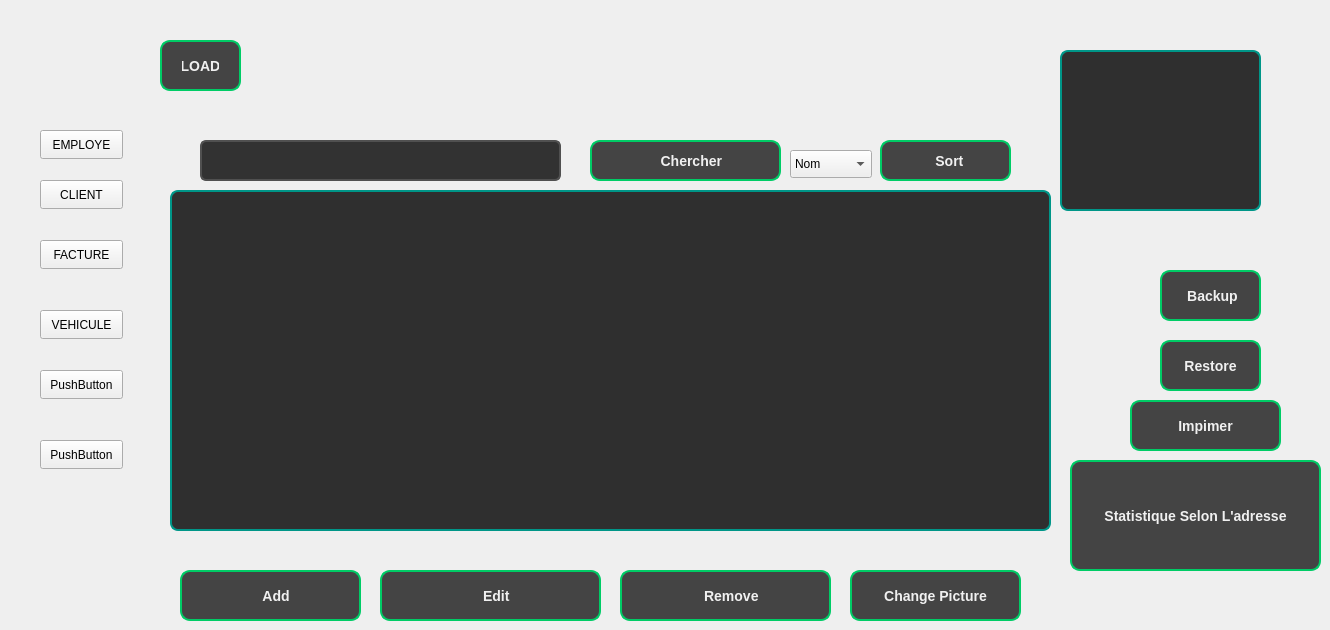
    <widget class="QWidget" name="omarclient">
     <widget class="QLineEdit" name="chercher_2">
      <property name="geometry">
       <rect>
        <x>200</x>
        <y>140</y>
        <width>361</width>
        <height>41</height>
       </rect>
      </property>
      <property name="styleSheet">
       <string notr="true">QLineEdit {
    border-width: 2px;  /* Slightly thicker border for better visibility */
    border-radius: 6px;  /* Softer corners for a modern look */
    border-color: rgb(80, 80, 80);  /* Dark gray border for subtle contrast */
    border-style: solid;  /* Solid border for clarity */
    padding: 5px 10px;  /* Increased padding for a cleaner appearance */
    color: rgb(240, 240, 240);  /* Soft white text for better readability */
    background: rgb(50, 50, 50);  /* Darker background for elegance */
    font-size: 14px;  /* Adjusted font size for clarity */
    selection-background-color: rgb(102, 163, 255);  /* Light blue selection background for focus */
    selection-color: rgb(20, 20, 20);  /* Dark text color for selection contrast */
    outline: none;  /* Remove default focus outline */
    transition: all 0.3s ease;  /* Smooth transition for hover/focus effects */
}

/* Focus effect */
QLineEdit:focus {
    border-color: rgb(102, 163, 255);  /* Bright blue border for focus */
    background: rgb(60, 60, 60);  /* Slightly brighter background */
    color: rgb(255, 255, 255);  /* Retain bright text for focus */
}

/* Disabled state */
QLineEdit:disabled {
    border-color: rgb(80, 80, 80);  /* Muted gray border */
    background: rgb(30, 30, 30);  /* Darker background for disabled state */
    color: rgb(120, 120, 120);  /* Faded text color for disabled input */
}
</string>
      </property>
     </widget>
     <widget class="QPushButton" name="importImageButton_2">
      <property name="geometry">
       <rect>
        <x>850</x>
        <y>570</y>
        <width>171</width>
        <height>51</height>
       </rect>
      </property>
      <property name="styleSheet">
       <string notr="true">/* QPushButton Styling */
QPushButton {
    border-style: solid;
    background-color: #444444;  /* Slightly lighter dark background */
    color: #f0f0f0;  /* Softer white text */
    border-radius: 10px;  /* More rounded corners for a modern look */
    border-width: 2px;  /* Keep the border width consistent */
    border-color: #00cc66;  /* A softer green border */
    padding: 10px 20px;  /* Increased padding for a spacious feel */
    font-size: 14px;  /* Slightly larger font size */
    font-weight: bold; /* Make the text bold */
    outline: none;  /* Remove focus outline */
    transition: all 0.3s ease; /* Smooth transition for hover effects */
}

/* Hover effect */
QPushButton:hover {
    color: #ffffff;  /* Pure white text on hover */
    background-color: #555555;  /* Slightly brighter background */
    border-color: #33ccff;  /* Bright blue border */
    transform: scale(1.05); /* Slight scaling effect for hover */
}

/* Pressed/Clicked effect */
QPushButton:pressed {
    background-color: #333333;  /* Darker background on press */
    border-color: #ff5722;  /* Vibrant orange border */
    color: #ffcccc;  /* Subtle light red text on press */
    transform: scale(0.98); /* Slight inward scaling effect */
}

/* Checked Button */
QPushButton:checked {
    background-color: #666666;  /* Medium gray background for checked state */
    border-color: #cccccc;  /* Neutral gray border for checked state */
    color: #ffffff;  /* White text for clarity */
}

/* Disabled Button */
QPushButton:disabled {
    background-color: #2a2a2a;  /* Darker background for disabled button */
    color: #777777;  /* Dull gray text */
    border-color: #444444;  /* Subtle border for disabled state */
}
</string>
      </property>
      <property name="text">
       <string>Change Picture</string>
      </property>
     </widget>
     <widget class="QPushButton" name="pb_select_2">
      <property name="geometry">
       <rect>
        <x>380</x>
        <y>570</y>
        <width>221</width>
        <height>51</height>
       </rect>
      </property>
      <property name="styleSheet">
       <string notr="true">/* QPushButton Styling */
QPushButton {
    border-style: solid;
    background-color: #444444;  /* Slightly lighter dark background */
    color: #f0f0f0;  /* Softer white text */
    border-radius: 10px;  /* More rounded corners for a modern look */
    border-width: 2px;  /* Keep the border width consistent */
    border-color: #00cc66;  /* A softer green border */
    padding: 10px 20px;  /* Increased padding for a spacious feel */
    font-size: 14px;  /* Slightly larger font size */
    font-weight: bold; /* Make the text bold */
    outline: none;  /* Remove focus outline */
    transition: all 0.3s ease; /* Smooth transition for hover effects */
}

/* Hover effect */
QPushButton:hover {
    color: #ffffff;  /* Pure white text on hover */
    background-color: #555555;  /* Slightly brighter background */
    border-color: #33ccff;  /* Bright blue border */
    transform: scale(1.05); /* Slight scaling effect for hover */
}

/* Pressed/Clicked effect */
QPushButton:pressed {
    background-color: #333333;  /* Darker background on press */
    border-color: #ff5722;  /* Vibrant orange border */
    color: #ffcccc;  /* Subtle light red text on press */
    transform: scale(0.98); /* Slight inward scaling effect */
}

/* Checked Button */
QPushButton:checked {
    background-color: #666666;  /* Medium gray background for checked state */
    border-color: #cccccc;  /* Neutral gray border for checked state */
    color: #ffffff;  /* White text for clarity */
}

/* Disabled Button */
QPushButton:disabled {
    background-color: #2a2a2a;  /* Darker background for disabled button */
    color: #777777;  /* Dull gray text */
    border-color: #444444;  /* Subtle border for disabled state */
}
</string>
      </property>
      <property name="text">
       <string>   Edit</string>
      </property>
      <property name="icon">
       <iconset>
        <normaloff>../omars/Resources/img/reload.png</normaloff>../omars/Resources/img/reload.png</iconset>
      </property>
     </widget>
     <widget class="QLabel" name="imageLabel_2">
      <property name="geometry">
       <rect>
        <x>1060</x>
        <y>50</y>
        <width>201</width>
        <height>161</height>
       </rect>
      </property>
      <property name="styleSheet">
       <string notr="true">QLabel {
    border: 2px solid #009688; /* Teal border for a modern look */
    border-radius: 8px; /* Rounded corners */
    background-color: #2f2f2f; /* Dark background to match your theme */
    color: #ffffff; /* White text as fallback (if no image is loaded) */
    padding: 10px; /* Padding inside the label */
    font-size: 14px; /* Default font size for any text */
    font-style: italic; /* Italic text if no image is loaded */
    text-align: center; /* Center any text vertically and horizontally */
}

QLabel:hover {
    border-color: #33ccff; /* Bright blue border on hover */
    background-color: #383838; /* Slightly lighter background on hover */
}

QLabel:focus {
    border-color: #ff5722; /* Orange border when focused */
}</string>
      </property>
      <property name="text">
       <string/>
      </property>
     </widget>
     <widget class="QTableView" name="tableView_2">
      <property name="geometry">
       <rect>
        <x>170</x>
        <y>190</y>
        <width>881</width>
        <height>341</height>
       </rect>
      </property>
      <property name="styleSheet">
       <string notr="true">/* QTableView Styling */
QTableView {
    border-style: solid;
    background-color: #2f2f2f;  /* Dark gray background for table */
    color: #e6e6e6;  /* Light gray text for better readability */
    border-radius: 8px;  /* Slightly more rounded corners */
    border-width: 2px;  /* Border width for table frame */
    border-color: #009688;  /* Teal border for a modern touch */
    gridline-color: #00796b;  /* Dark teal gridlines for subtle separation */
    selection-background-color: #0288d1;  /* Vibrant blue for selection */
    selection-color: #ffffff;  /* White text when selected */
    font-size: 14px;  /* Larger font for better readability */
    font-family: Arial, sans-serif;  /* Cleaner font */
    alternate-background-color: #383838;  /* Alternating row background */
}

/* Header Styling */
QHeaderView::section {
    background-color: #37474f;  /* Slate gray background for header */
    color: #ffffff;  /* White text for headers */
    border-style: solid;
    border-width: 1px;
    border-color: #009688;  /* Teal border for headers */
    padding: 6px 12px;  /* Spacing for headers */
    font-weight: bold;  /* Bold text for header */
    font-size: 14px;  /* Consistent font size with table */
    text-align: center;  /* Center-aligned header text */
    border-radius: 4px;  /* Rounded header sections */
}

/* Hover effect for header */
QHeaderView::section:hover {
    background-color: #0288d1;  /* Vibrant blue hover effect */
    color: #ffffff;  /* Keep white text */
}

/* Odd rows */
QTableView::item {
    background-color: #303030;  /* Dark gray background for odd rows */
    color: #e6e6e6;  /* Light gray text */
}

/* Even rows */
QTableView::item:alternate {
    background-color: #3b3b3b;  /* Slightly lighter gray for alternate rows */
    color: #e6e6e6;  /* Light gray text */
}

/* Hover effect for rows */
QTableView::item:hover {
    background-color: #4caf50;  /* Green hover effect */
    color: #ffffff;  /* Keep white text */
    border: 1px solid #81c784;  /* Light green border on hover */
}

/* Selected row */
QTableView::item:selected {
    background-color: #0288d1;  /* Vibrant blue for selected rows */
    color: #ffffff;  /* White text for selected rows */
    border: 1px solid #00acc1;  /* Teal border for selected rows */
}

/* Disabled TableView */
QTableView:disabled {
    background-color: #1c1c1c;  /* Darker background when disabled */
    color: #777777;  /* Muted gray text */
    border-color: #444444;  /* Subtle border for disabled table */
    gridline-color: #444444;  /* Subtle gridlines for disabled state */
}
</string>
      </property>
     </widget>
     <widget class="QPushButton" name="stats_2">
      <property name="geometry">
       <rect>
        <x>1070</x>
        <y>460</y>
        <width>251</width>
        <height>111</height>
       </rect>
      </property>
      <property name="styleSheet">
       <string notr="true">/* QPushButton Styling */
QPushButton {
    border-style: solid;
    background-color: #444444;  /* Slightly lighter dark background */
    color: #f0f0f0;  /* Softer white text */
    border-radius: 10px;  /* More rounded corners for a modern look */
    border-width: 2px;  /* Keep the border width consistent */
    border-color: #00cc66;  /* A softer green border */
    padding: 10px 20px;  /* Increased padding for a spacious feel */
    font-size: 14px;  /* Slightly larger font size */
    font-weight: bold; /* Make the text bold */
    outline: none;  /* Remove focus outline */
    transition: all 0.3s ease; /* Smooth transition for hover effects */
}

/* Hover effect */
QPushButton:hover {
    color: #ffffff;  /* Pure white text on hover */
    background-color: #555555;  /* Slightly brighter background */
    border-color: #33ccff;  /* Bright blue border */
    transform: scale(1.05); /* Slight scaling effect for hover */
}

/* Pressed/Clicked effect */
QPushButton:pressed {
    background-color: #333333;  /* Darker background on press */
    border-color: #ff5722;  /* Vibrant orange border */
    color: #ffcccc;  /* Subtle light red text on press */
    transform: scale(0.98); /* Slight inward scaling effect */
}

/* Checked Button */
QPushButton:checked {
    background-color: #666666;  /* Medium gray background for checked state */
    border-color: #cccccc;  /* Neutral gray border for checked state */
    color: #ffffff;  /* White text for clarity */
}

/* Disabled Button */
QPushButton:disabled {
    background-color: #2a2a2a;  /* Darker background for disabled button */
    color: #777777;  /* Dull gray text */
    border-color: #444444;  /* Subtle border for disabled state */
}
</string>
      </property>
      <property name="text">
       <string>Statistique Selon L'adresse</string>
      </property>
      <property name="icon">
       <iconset>
        <normaloff>../omars/Resources/img/432548.png</normaloff>../omars/Resources/img/432548.png</iconset>
      </property>
     </widget>
     <widget class="QPushButton" name="removeButton_2">
      <property name="geometry">
       <rect>
        <x>620</x>
        <y>570</y>
        <width>211</width>
        <height>51</height>
       </rect>
      </property>
      <property name="minimumSize">
       <size>
        <width>0</width>
        <height>30</height>
       </size>
      </property>
      <property name="styleSheet">
       <string notr="true">/* QPushButton Styling */
QPushButton {
    border-style: solid;
    background-color: #444444;  /* Slightly lighter dark background */
    color: #f0f0f0;  /* Softer white text */
    border-radius: 10px;  /* More rounded corners for a modern look */
    border-width: 2px;  /* Keep the border width consistent */
    border-color: #00cc66;  /* A softer green border */
    padding: 10px 20px;  /* Increased padding for a spacious feel */
    font-size: 14px;  /* Slightly larger font size */
    font-weight: bold; /* Make the text bold */
    outline: none;  /* Remove focus outline */
    transition: all 0.3s ease; /* Smooth transition for hover effects */
}

/* Hover effect */
QPushButton:hover {
    color: #ffffff;  /* Pure white text on hover */
    background-color: #555555;  /* Slightly brighter background */
    border-color: #33ccff;  /* Bright blue border */
    transform: scale(1.05); /* Slight scaling effect for hover */
}

/* Pressed/Clicked effect */
QPushButton:pressed {
    background-color: #333333;  /* Darker background on press */
    border-color: #ff5722;  /* Vibrant orange border */
    color: #ffcccc;  /* Subtle light red text on press */
    transform: scale(0.98); /* Slight inward scaling effect */
}

/* Checked Button */
QPushButton:checked {
    background-color: #666666;  /* Medium gray background for checked state */
    border-color: #cccccc;  /* Neutral gray border for checked state */
    color: #ffffff;  /* White text for clarity */
}

/* Disabled Button */
QPushButton:disabled {
    background-color: #2a2a2a;  /* Darker background for disabled button */
    color: #777777;  /* Dull gray text */
    border-color: #444444;  /* Subtle border for disabled state */
}
</string>
      </property>
      <property name="text">
       <string>   Remove</string>
      </property>
      <property name="icon">
       <iconset>
        <normaloff>:/icons/img/delete.png</normaloff>:/icons/img/delete.png</iconset>
      </property>
     </widget>
     <widget class="QPushButton" name="restore_2">
      <property name="geometry">
       <rect>
        <x>1160</x>
        <y>340</y>
        <width>101</width>
        <height>51</height>
       </rect>
      </property>
      <property name="styleSheet">
       <string notr="true">/* QPushButton Styling */
QPushButton {
    border-style: solid;
    background-color: #444444;  /* Slightly lighter dark background */
    color: #f0f0f0;  /* Softer white text */
    border-radius: 10px;  /* More rounded corners for a modern look */
    border-width: 2px;  /* Keep the border width consistent */
    border-color: #00cc66;  /* A softer green border */
    padding: 10px 20px;  /* Increased padding for a spacious feel */
    font-size: 14px;  /* Slightly larger font size */
    font-weight: bold; /* Make the text bold */
    outline: none;  /* Remove focus outline */
    transition: all 0.3s ease; /* Smooth transition for hover effects */
}

/* Hover effect */
QPushButton:hover {
    color: #ffffff;  /* Pure white text on hover */
    background-color: #555555;  /* Slightly brighter background */
    border-color: #33ccff;  /* Bright blue border */
    transform: scale(1.05); /* Slight scaling effect for hover */
}

/* Pressed/Clicked effect */
QPushButton:pressed {
    background-color: #333333;  /* Darker background on press */
    border-color: #ff5722;  /* Vibrant orange border */
    color: #ffcccc;  /* Subtle light red text on press */
    transform: scale(0.98); /* Slight inward scaling effect */
}

/* Checked Button */
QPushButton:checked {
    background-color: #666666;  /* Medium gray background for checked state */
    border-color: #cccccc;  /* Neutral gray border for checked state */
    color: #ffffff;  /* White text for clarity */
}

/* Disabled Button */
QPushButton:disabled {
    background-color: #2a2a2a;  /* Darker background for disabled button */
    color: #777777;  /* Dull gray text */
    border-color: #444444;  /* Subtle border for disabled state */
}
</string>
      </property>
      <property name="text">
       <string>Restore</string>
      </property>
     </widget>
     <widget class="QPushButton" name="pdf_2">
      <property name="geometry">
       <rect>
        <x>1130</x>
        <y>400</y>
        <width>151</width>
        <height>51</height>
       </rect>
      </property>
      <property name="styleSheet">
       <string notr="true">/* QPushButton Styling */
QPushButton {
    border-style: solid;
    background-color: #444444;  /* Slightly lighter dark background */
    color: #f0f0f0;  /* Softer white text */
    border-radius: 10px;  /* More rounded corners for a modern look */
    border-width: 2px;  /* Keep the border width consistent */
    border-color: #00cc66;  /* A softer green border */
    padding: 10px 20px;  /* Increased padding for a spacious feel */
    font-size: 14px;  /* Slightly larger font size */
    font-weight: bold; /* Make the text bold */
    outline: none;  /* Remove focus outline */
    transition: all 0.3s ease; /* Smooth transition for hover effects */
}

/* Hover effect */
QPushButton:hover {
    color: #ffffff;  /* Pure white text on hover */
    background-color: #555555;  /* Slightly brighter background */
    border-color: #33ccff;  /* Bright blue border */
    transform: scale(1.05); /* Slight scaling effect for hover */
}

/* Pressed/Clicked effect */
QPushButton:pressed {
    background-color: #333333;  /* Darker background on press */
    border-color: #ff5722;  /* Vibrant orange border */
    color: #ffcccc;  /* Subtle light red text on press */
    transform: scale(0.98); /* Slight inward scaling effect */
}

/* Checked Button */
QPushButton:checked {
    background-color: #666666;  /* Medium gray background for checked state */
    border-color: #cccccc;  /* Neutral gray border for checked state */
    color: #ffffff;  /* White text for clarity */
}

/* Disabled Button */
QPushButton:disabled {
    background-color: #2a2a2a;  /* Darker background for disabled button */
    color: #777777;  /* Dull gray text */
    border-color: #444444;  /* Subtle border for disabled state */
}
</string>
      </property>
      <property name="text">
       <string>Impimer</string>
      </property>
      <property name="icon">
       <iconset>
        <normaloff>../omars/Resources/img/printer.png</normaloff>../omars/Resources/img/printer.png</iconset>
      </property>
     </widget>
     <widget class="QPushButton" name="backup_2">
      <property name="geometry">
       <rect>
        <x>1160</x>
        <y>270</y>
        <width>101</width>
        <height>51</height>
       </rect>
      </property>
      <property name="styleSheet">
       <string notr="true">/* QPushButton Styling */
QPushButton {
    border-style: solid;
    background-color: #444444;  /* Slightly lighter dark background */
    color: #f0f0f0;  /* Softer white text */
    border-radius: 10px;  /* More rounded corners for a modern look */
    border-width: 2px;  /* Keep the border width consistent */
    border-color: #00cc66;  /* A softer green border */
    padding: 10px 20px;  /* Increased padding for a spacious feel */
    font-size: 14px;  /* Slightly larger font size */
    font-weight: bold; /* Make the text bold */
    outline: none;  /* Remove focus outline */
    transition: all 0.3s ease; /* Smooth transition for hover effects */
}

/* Hover effect */
QPushButton:hover {
    color: #ffffff;  /* Pure white text on hover */
    background-color: #555555;  /* Slightly brighter background */
    border-color: #33ccff;  /* Bright blue border */
    transform: scale(1.05); /* Slight scaling effect for hover */
}

/* Pressed/Clicked effect */
QPushButton:pressed {
    background-color: #333333;  /* Darker background on press */
    border-color: #ff5722;  /* Vibrant orange border */
    color: #ffcccc;  /* Subtle light red text on press */
    transform: scale(0.98); /* Slight inward scaling effect */
}

/* Checked Button */
QPushButton:checked {
    background-color: #666666;  /* Medium gray background for checked state */
    border-color: #cccccc;  /* Neutral gray border for checked state */
    color: #ffffff;  /* White text for clarity */
}

/* Disabled Button */
QPushButton:disabled {
    background-color: #2a2a2a;  /* Darker background for disabled button */
    color: #777777;  /* Dull gray text */
    border-color: #444444;  /* Subtle border for disabled state */
}
</string>
      </property>
      <property name="text">
       <string> Backup</string>
      </property>
     </widget>
     <widget class="QPushButton" name="sort_2">
      <property name="geometry">
       <rect>
        <x>880</x>
        <y>140</y>
        <width>131</width>
        <height>41</height>
       </rect>
      </property>
      <property name="styleSheet">
       <string notr="true">/* QPushButton Styling */
QPushButton {
    border-style: solid;
    background-color: #444444;  /* Slightly lighter dark background */
    color: #f0f0f0;  /* Softer white text */
    border-radius: 10px;  /* More rounded corners for a modern look */
    border-width: 2px;  /* Keep the border width consistent */
    border-color: #00cc66;  /* A softer green border */
    padding: 10px 20px;  /* Increased padding for a spacious feel */
    font-size: 14px;  /* Slightly larger font size */
    font-weight: bold; /* Make the text bold */
    outline: none;  /* Remove focus outline */
    transition: all 0.3s ease; /* Smooth transition for hover effects */
}

/* Hover effect */
QPushButton:hover {
    color: #ffffff;  /* Pure white text on hover */
    background-color: #555555;  /* Slightly brighter background */
    border-color: #33ccff;  /* Bright blue border */
    transform: scale(1.05); /* Slight scaling effect for hover */
}

/* Pressed/Clicked effect */
QPushButton:pressed {
    background-color: #333333;  /* Darker background on press */
    border-color: #ff5722;  /* Vibrant orange border */
    color: #ffcccc;  /* Subtle light red text on press */
    transform: scale(0.98); /* Slight inward scaling effect */
}

/* Checked Button */
QPushButton:checked {
    background-color: #666666;  /* Medium gray background for checked state */
    border-color: #cccccc;  /* Neutral gray border for checked state */
    color: #ffffff;  /* White text for clarity */
}

/* Disabled Button */
QPushButton:disabled {
    background-color: #2a2a2a;  /* Darker background for disabled button */
    color: #777777;  /* Dull gray text */
    border-color: #444444;  /* Subtle border for disabled state */
}
</string>
      </property>
      <property name="text">
       <string>  Sort</string>
      </property>
      <property name="icon">
       <iconset>
        <normaloff>../omars/Resources/img/sort.png</normaloff>../omars/Resources/img/sort.png</iconset>
      </property>
     </widget>
     <widget class="QPushButton" name="chercherbut_2">
      <property name="geometry">
       <rect>
        <x>590</x>
        <y>140</y>
        <width>191</width>
        <height>41</height>
       </rect>
      </property>
      <property name="styleSheet">
       <string notr="true">/* QPushButton Styling */
QPushButton {
    border-style: solid;
    background-color: #444444;  /* Slightly lighter dark background */
    color: #f0f0f0;  /* Softer white text */
    border-radius: 10px;  /* More rounded corners for a modern look */
    border-width: 2px;  /* Keep the border width consistent */
    border-color: #00cc66;  /* A softer green border */
    padding: 10px 20px;  /* Increased padding for a spacious feel */
    font-size: 14px;  /* Slightly larger font size */
    font-weight: bold; /* Make the text bold */
    outline: none;  /* Remove focus outline */
    transition: all 0.3s ease; /* Smooth transition for hover effects */
}

/* Hover effect */
QPushButton:hover {
    color: #ffffff;  /* Pure white text on hover */
    background-color: #555555;  /* Slightly brighter background */
    border-color: #33ccff;  /* Bright blue border */
    transform: scale(1.05); /* Slight scaling effect for hover */
}

/* Pressed/Clicked effect */
QPushButton:pressed {
    background-color: #333333;  /* Darker background on press */
    border-color: #ff5722;  /* Vibrant orange border */
    color: #ffcccc;  /* Subtle light red text on press */
    transform: scale(0.98); /* Slight inward scaling effect */
}

/* Checked Button */
QPushButton:checked {
    background-color: #666666;  /* Medium gray background for checked state */
    border-color: #cccccc;  /* Neutral gray border for checked state */
    color: #ffffff;  /* White text for clarity */
}

/* Disabled Button */
QPushButton:disabled {
    background-color: #2a2a2a;  /* Darker background for disabled button */
    color: #777777;  /* Dull gray text */
    border-color: #444444;  /* Subtle border for disabled state */
}
</string>
      </property>
      <property name="text">
       <string>   Chercher</string>
      </property>
      <property name="icon">
       <iconset>
        <normaloff>../omars/Resources/img/search.png</normaloff>../omars/Resources/img/search.png</iconset>
      </property>
     </widget>
     <widget class="QPushButton" name="addButton_2">
      <property name="geometry">
       <rect>
        <x>180</x>
        <y>570</y>
        <width>181</width>
        <height>51</height>
       </rect>
      </property>
      <property name="minimumSize">
       <size>
        <width>0</width>
        <height>30</height>
       </size>
      </property>
      <property name="styleSheet">
       <string notr="true">/* QPushButton Styling */
QPushButton {
    border-style: solid;
    background-color: #444444;  /* Slightly lighter dark background */
    color: #f0f0f0;  /* Softer white text */
    border-radius: 10px;  /* More rounded corners for a modern look */
    border-width: 2px;  /* Keep the border width consistent */
    border-color: #00cc66;  /* A softer green border */
    padding: 10px 20px;  /* Increased padding for a spacious feel */
    font-size: 14px;  /* Slightly larger font size */
    font-weight: bold; /* Make the text bold */
    outline: none;  /* Remove focus outline */
    transition: all 0.3s ease; /* Smooth transition for hover effects */
}

/* Hover effect */
QPushButton:hover {
    color: #ffffff;  /* Pure white text on hover */
    background-color: #555555;  /* Slightly brighter background */
    border-color: #33ccff;  /* Bright blue border */
    transform: scale(1.05); /* Slight scaling effect for hover */
}

/* Pressed/Clicked effect */
QPushButton:pressed {
    background-color: #333333;  /* Darker background on press */
    border-color: #ff5722;  /* Vibrant orange border */
    color: #ffcccc;  /* Subtle light red text on press */
    transform: scale(0.98); /* Slight inward scaling effect */
}

/* Checked Button */
QPushButton:checked {
    background-color: #666666;  /* Medium gray background for checked state */
    border-color: #cccccc;  /* Neutral gray border for checked state */
    color: #ffffff;  /* White text for clarity */
}

/* Disabled Button */
QPushButton:disabled {
    background-color: #2a2a2a;  /* Darker background for disabled button */
    color: #777777;  /* Dull gray text */
    border-color: #444444;  /* Subtle border for disabled state */
}
</string>
      </property>
      <property name="text">
       <string>   Add</string>
      </property>
      <property name="icon">
       <iconset>
        <normaloff>:/icons/img/add.png</normaloff>:/icons/img/add.png</iconset>
      </property>
     </widget>
     <widget class="QPushButton" name="load_2">
      <property name="geometry">
       <rect>
        <x>160</x>
        <y>40</y>
        <width>81</width>
        <height>51</height>
       </rect>
      </property>
      <property name="styleSheet">
       <string notr="true">/* QPushButton Styling */
QPushButton {
    border-style: solid;
    background-color: #444444;  /* Slightly lighter dark background */
    color: #f0f0f0;  /* Softer white text */
    border-radius: 10px;  /* More rounded corners for a modern look */
    border-width: 2px;  /* Keep the border width consistent */
    border-color: #00cc66;  /* A softer green border */
    padding: 10px 20px;  /* Increased padding for a spacious feel */
    font-size: 14px;  /* Slightly larger font size */
    font-weight: bold; /* Make the text bold */
    outline: none;  /* Remove focus outline */
    transition: all 0.3s ease; /* Smooth transition for hover effects */
}

/* Hover effect */
QPushButton:hover {
    color: #ffffff;  /* Pure white text on hover */
    background-color: #555555;  /* Slightly brighter background */
    border-color: #33ccff;  /* Bright blue border */
    transform: scale(1.05); /* Slight scaling effect for hover */
}

/* Pressed/Clicked effect */
QPushButton:pressed {
    background-color: #333333;  /* Darker background on press */
    border-color: #ff5722;  /* Vibrant orange border */
    color: #ffcccc;  /* Subtle light red text on press */
    transform: scale(0.98); /* Slight inward scaling effect */
}

/* Checked Button */
QPushButton:checked {
    background-color: #666666;  /* Medium gray background for checked state */
    border-color: #cccccc;  /* Neutral gray border for checked state */
    color: #ffffff;  /* White text for clarity */
}

/* Disabled Button */
QPushButton:disabled {
    background-color: #2a2a2a;  /* Darker background for disabled button */
    color: #777777;  /* Dull gray text */
    border-color: #444444;  /* Subtle border for disabled state */
}
</string>
      </property>
      <property name="text">
       <string>LOAD</string>
      </property>
     </widget>
     <widget class="QComboBox" name="sortbox_2">
      <property name="geometry">
       <rect>
        <x>790</x>
        <y>150</y>
        <width>82</width>
        <height>28</height>
       </rect>
      </property>
      <item>
       <property name="text">
        <string>Nom</string>
       </property>
      </item>
      <item>
       <property name="text">
        <string>Role</string>
       </property>
      </item>
     </widget>
     <widget class="QPushButton" name="vehicule2">
      <property name="geometry">
       <rect>
        <x>40</x>
        <y>310</y>
        <width>83</width>
        <height>29</height>
       </rect>
      </property>
      <property name="text">
       <string>VEHICULE</string>
      </property>
     </widget>
     <widget class="QPushButton" name="facture2">
      <property name="geometry">
       <rect>
        <x>40</x>
        <y>240</y>
        <width>83</width>
        <height>29</height>
       </rect>
      </property>
      <property name="text">
       <string>FACTURE</string>
      </property>
     </widget>
     <widget class="QPushButton" name="pushButton_7">
      <property name="geometry">
       <rect>
        <x>40</x>
        <y>370</y>
        <width>83</width>
        <height>29</height>
       </rect>
      </property>
      <property name="text">
       <string>PushButton</string>
      </property>
     </widget>
     <widget class="QPushButton" name="client2">
      <property name="geometry">
       <rect>
        <x>40</x>
        <y>180</y>
        <width>83</width>
        <height>29</height>
       </rect>
      </property>
      <property name="text">
       <string>CLIENT</string>
      </property>
     </widget>
     <widget class="QPushButton" name="pushButton_8">
      <property name="geometry">
       <rect>
        <x>40</x>
        <y>440</y>
        <width>83</width>
        <height>29</height>
       </rect>
      </property>
      <property name="text">
       <string>PushButton</string>
      </property>
     </widget>
     <widget class="QPushButton" name="employee2">
      <property name="geometry">
       <rect>
        <x>40</x>
        <y>130</y>
        <width>83</width>
        <height>29</height>
       </rect>
      </property>
      <property name="text">
       <string>EMPLOYE</string>
      </property>
     </widget>
    </widget>
